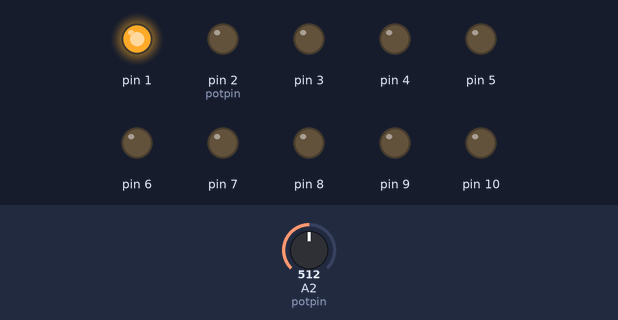
Recording of a sketch running on a simulated Arduino Uno, built with avr-gcc and run on an emulated ATmega328P. On the bench: output pins drawn as LEDs (lit = HIGH). Dashed ring = blinking. The test bench sets the inputs (shaded band); at power-on: A2 (potpin) = 512.

Above: at 2.01 s.
2.9 s: A2 (potpin) set to 122
At 4.47 s:
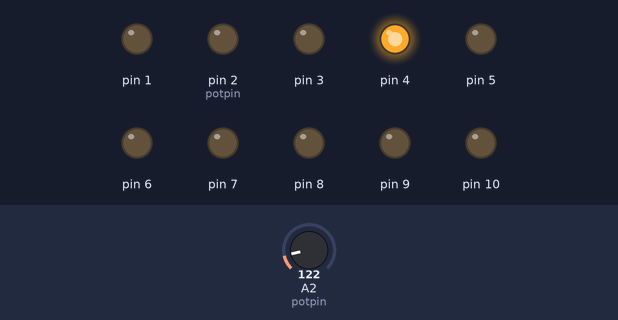
6.4 s: A2 (potpin) set to 0
9.1 s: A2 (potpin) set to 8
11.8 s: A2 (potpin) set to 11
At 14.9 s:
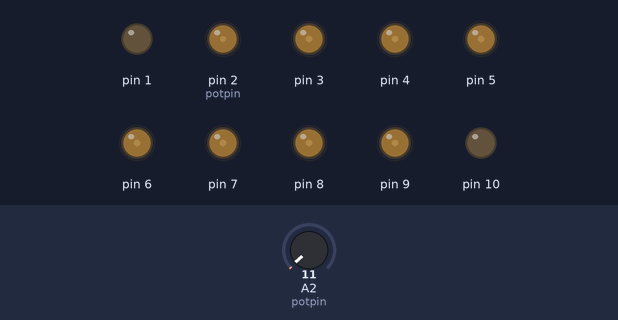
17.8 s: A2 (potpin) set to 306
At 18.56 s:
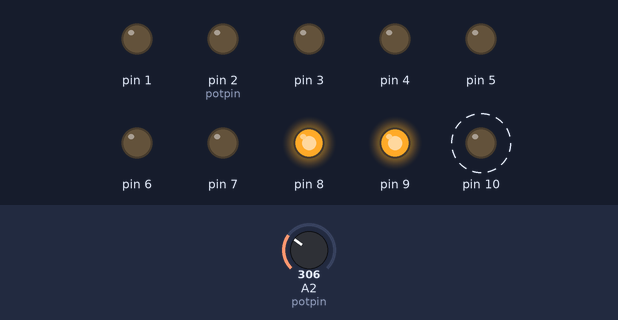
21.3 s: A2 (potpin) set to 511
At 21.43 s:
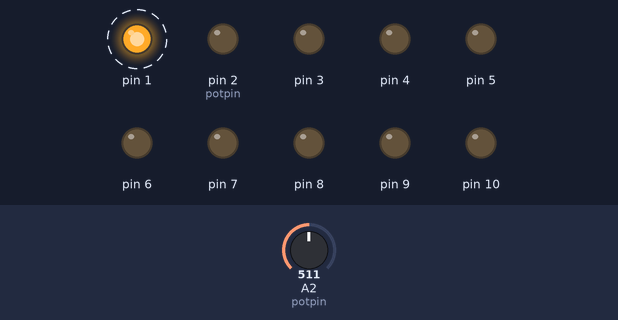
Timing chart, 0 to 25.8 s (numbered marks = the images above; inputs shaded):
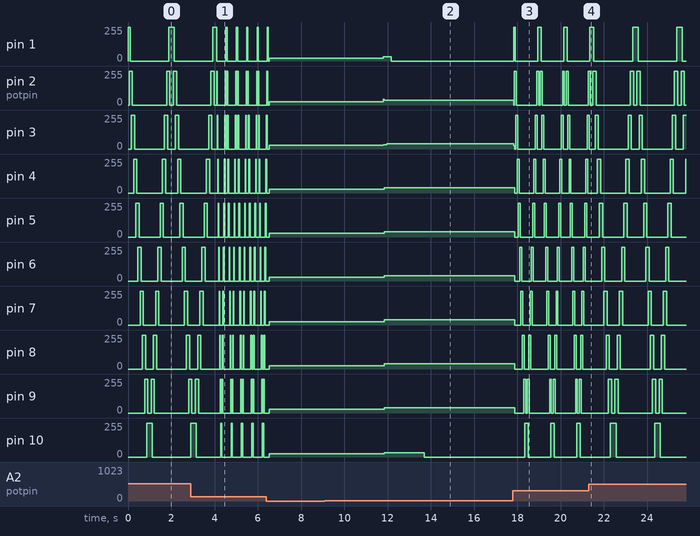

The sketch:

larson_scanner1.ino
```cpp
// C++ code
//
int potpin=2;
int values=0;
void setup()
{
  for(int i=1;i<=10;i++){
    pinMode(i,OUTPUT);
  }
}

void loop()
{
  values=analogRead(potpin);
  int value=values/10;
  for(int j=1;j<=10;j++){
    digitalWrite(j,HIGH);
    delay(value);
    digitalWrite(j+1,HIGH);
    delay(value);
    digitalWrite(j,LOW);
  }
  for(int k=10;k>=1;k--){
    digitalWrite(k,HIGH);
    delay(value);
    digitalWrite(k-1,HIGH);
    delay(value);
    digitalWrite(k,LOW);
  }

}
```

Measured:
- after the input at 9.1 s, every drawn part: stays the same
- after the input at 11.8 s, pin 1: 20/255 → 31/255 at once, → 0/255 0.36 s later; pin 2 (potpin): 26/255 → 37/255 at once; pin 3: 27/255 → 33/255 at once, → 39/255 0.16 s later; pin 4: 27/255 → 39/255 at once; pin 5, pin 6, pin 9: 28/255 → 39/255 at once
- after the input at 17.8 s, pin 1: 0/255 → 255/255 at once, then repeats every 1.2 s: 0/255 1.1 s, 255/255 0.15 s; pin 2 (potpin): 37/255 → 0/255 at once, then repeats every 1.2 s: 255/255 0.09 s, 0/255 0.93 s, 255/255 0.09 s, 0/255 0.09 s
- after the input at 21.3 s, pin 1: alternates 255/255 for 0.26 s and 0/255 for 1.8 s, starting after 0.24 s; pin 10: alternates 255/255 for 0.26 s and 0/255 for 1.8 s, starting after 1.0 s
- by itself, pin 1: repeats every 0.48 s: 0/255 0.42 s, 255/255 0.06 s
